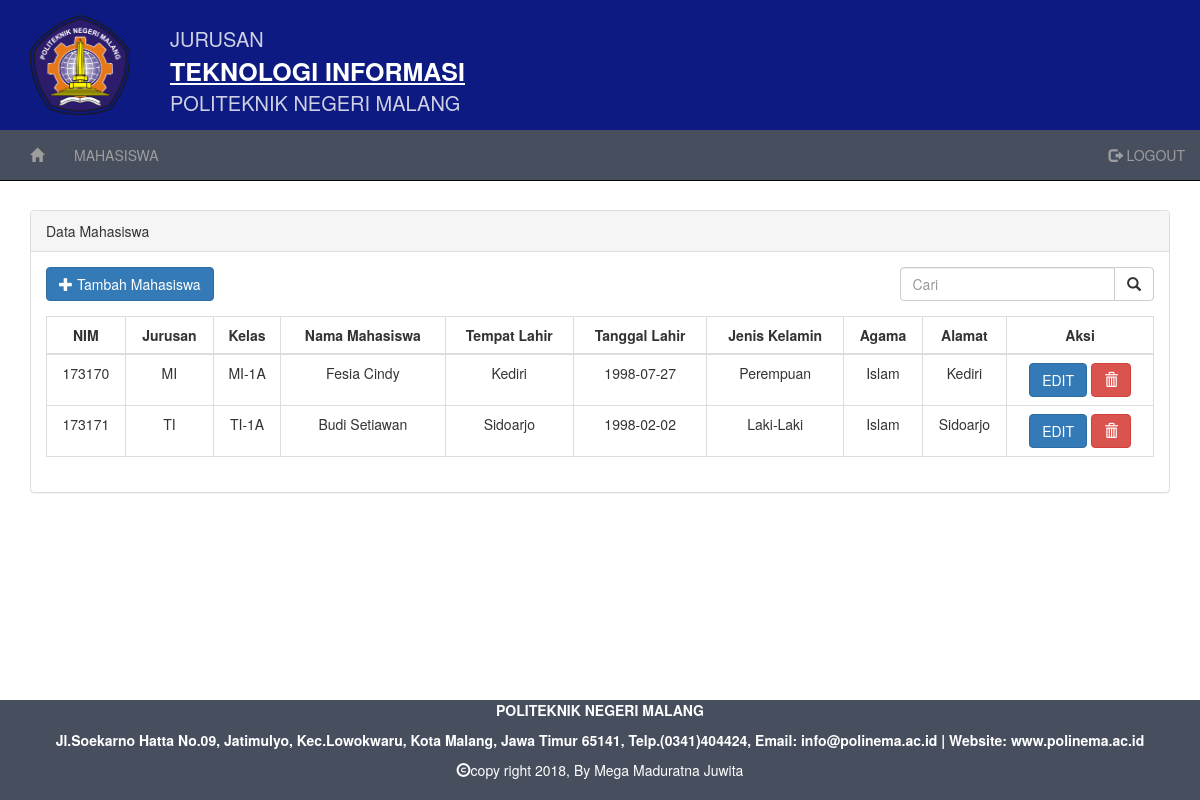
/admin/data_mahasiswa.php (signed in), run on the app's committed database.
### tables this page shows
CREATE TABLE IF NOT EXISTS `datamahasiswa` (
  `NIM` int(200) NOT NULL,
  `KODE_KELAS` int(11) NOT NULL,
  `KODE_JURUSAN` int(11) DEFAULT NULL,
  `NAMA_MAHASISWA` varchar(50) DEFAULT NULL,
  `TEMPAT_LAHIR` varchar(30) DEFAULT NULL,
  `TGL_LAHIR` date DEFAULT NULL,
  `JK_MAHASISWA` varchar(10) DEFAULT NULL,
  `AGAMA_MAHASISWA` varchar(20) DEFAULT NULL,
  `ALAMAT_MAHASISWA` varchar(200) DEFAULT NULL
);

CREATE TABLE IF NOT EXISTS `jurusan` (
  `KODE_JURUSAN` int(11) NOT NULL,
  `NAMA_JURUSAN` varchar(20) DEFAULT NULL
);

CREATE TABLE IF NOT EXISTS `kelas` (
  `KODE_KELAS` int(11) NOT NULL,
  `NAMA_KELAS` varchar(50) NOT NULL
);

### admin/data_mahasiswa.php (the view, shortened to what this page needs)
<!DOCTYPE HTML>
<html>
<head>
  <link rel="stylesheet" type="text/css" href="Bootstrap-3.3.6/css/bootstrap.css">
	<link rel="stylesheet" type="text/css" href="Bootstrap-3.3.6/css/bootstrap.min.css">
</head>
<body>
<nav class="navbar navbar-inverse navbar-fixed-top">
  <div class="bg" style="height: 130px;background: #0d1a81;">
    <img src="../foto/bg.png" width="100px" height="100px" style="margin-top: 15px;margin-left: 30px;" align="left">
    <div style="font-size: 20px;margin-left: 170px;color: rgba(255,255,255,0.8); padding-top: 25px;">
      JURUSAN <br>
      <b style="font-size: 25px;color: white;"><u>TEKNOLOGI INFORMASI</u></b> <br>
      POLITEKNIK NEGERI MALANG
    </div>
  </div>
  <div class="container-fluid">
    <div class="collapse navbar-collapse" id="myNavbar">
      <ul class="nav navbar-nav">
        <li ><a href="home.php"><span class="glyphicon glyphicon-home"></span></a></li>
        <li><a href="data_mahasiswa.php">MAHASISWA</a></li>
      </ul>
      <ul class="nav navbar-nav navbar-right">
        <li><a href="../logout.php"><span class="glyphicon glyphicon-log-out"></span> LOGOUT</a></li>
      </ul>
    </div>
  </div>
</nav>
<br>
<br>
<br>
<br>
<br>
<br>
<br>
<br>
<br>
<br>
<p align="center">
<div class="container">
    <div class="row">
      <div class="col-md-12">
        <div class="panel panel-default">
          <div class="panel-heading">
            Data Mahasiswa
          </div>
          <div class="panel-body">
            <div class="row">
              <div class="col-md-9 col-xs-6">
                <a href="input_mahasiswa.php" class="btn btn-primary"><span class="glyphicon glyphicon-plus"></span> Tambah Mahasiswa</a>
              </div>
              <div class="col-md-3 col-xs-6">
               <form action="data_mahasiswa.php" method="POST">
                  <div class="form-group">
                    <div class="input-group">
                      <input type="text" name="carimahasiswa" class="form-control" placeholder="Cari" autofocus autocomplete="off" required>
                      <div class="input-group-btn">
                        <button type="submit" name="carimahasiswa1" class="btn btn-default">
                          <span class="glyphicon glyphicon-search"></span>
                        </button>
                      </div>
                    </div>
                  </div>
                </form>
              </div>
            </div>
            <div class="table-responsive">
              <table class="table table-bordered table-hover">
                <thead>
                  <tr align="center" style="font-weight:bold">
                    <td>NIM</td>
                    <td>Jurusan</td>
                    <td>Kelas</td>
                    <td>Nama Mahasiswa</td>
                    <td>Tempat Lahir</td>
                    <td>Tanggal Lahir</td>
                    <td>Jenis Kelamin</td>
                    <td>Agama</td>
                    <td>Alamat</td>
                    <td>Aksi</td>
                  </tr>
                </thead>
                <?php
                 if (isset($_POST['carimahasiswa1'])) {
                  if ($_POST['carimahasiswa']!="") {
                    $query = mysql_query("select * from  datamahasiswa where NAMA_MAHASISWA like '%$_POST[carimahasiswa]%'");
                  }
                }else{
                $query = mysql_query("select * from datamahasiswa");
              }
                while ($data = mysql_fetch_array($query)){
                ?>
                <tr align="center">
                  <td><?php echo $data['NIM']; ?></td>
                  <?php
                  $query1 = mysql_query("select * from jurusan where KODE_JURUSAN='$data[KODE_JURUSAN]'");
                  $data1 = mysql_fetch_array($query1);
                  ?>
                  <td><?php echo $data1['NAMA_JURUSAN']; ?></td>
                   <?php
                  $query2 = mysql_query("select * from kelas where KODE_KELAS='$data[KODE_KELAS]'");
                  $data2 = mysql_fetch_array($query2);
                  ?>
                  <td><?php echo $data2['NAMA_KELAS']; ?></td>
                  <td><?php echo $data['NAMA_MAHASISWA']; ?></td>
                  <td><?php echo $data['TEMPAT_LAHIR']; ?></td>
                  <td><?php echo $data['TGL_LAHIR']; ?></td>
                  <td><?php echo $data['JK_MAHASISWA']; ?></td>
                  <td><?php echo $data['AGAMA_MAHASISWA']; ?></td>
                  <td><?php echo $data['ALAMAT_MAHASISWA']; ?></td>
                  <td>
                    <a href="edit_mahasiswa.php?id=<?php echo $data['NIM'];?>" class="btn btn-primary">EDIT</a>
                    <a href="hapus_mahasiswa.php?id=<?php echo $data['NIM'];?>"class="btn btn-danger"><span class="glyphicon glyphicon-trash">
                    </span></a>
                  </td>
                </tr>
                <?php
                }
                ?>
              </table>
            </div>
          </div>
        </div>
      </div>
    </div>
  </div>
<br>
<br>
<br>
<br>
<br>
<br>
<br>
<br>
<br>
<br>
       <div class="container-fluid bg-2 text-center" style="padding:0px 0px 10px 0px;bottom:0;position:fixed;width:100%;">
        <div >
         <b>
         <p align="center">POLITEKNIK NEGERI MALANG</p>
        <p align="center"> Jl.Soekarno Hatta No.09, Jatimulyo, Kec.Lowokwaru, Kota Malang, Jawa Timur 65141, Telp.(0341)404424,
         Email: info@polinema.ac.id | Website: www.polinema.ac.id
         </p> </b>
         <p align="center" ><span class="glyphicon glyphicon-copyright-mark"></span>copy right 2018, By Mega Maduratna Juwita </p>
        </div>
        </div>
</body>
</html>

### admin/data_mahasiswa.php (style rules this page uses)
.bg-2 { background-color: #474e5d; color: #ffffff; }
.navbar-inverse { background-color: #474e5d; }

### data on the page
datamahasiswa: NIM "173170", KODE_JURUSAN.NAMA_JURUSAN "MI", KODE_KELAS.NAMA_KELAS "MI-1A", NAMA_MAHASISWA "Fesia Cindy", TEMPAT_LAHIR "Kediri", TGL_LAHIR "1998-07-27", JK_MAHASISWA "Perempuan", AGAMA_MAHASISWA "Islam", ALAMAT_MAHASISWA "Kediri"
datamahasiswa: NIM "173171", KODE_JURUSAN.NAMA_JURUSAN "TI", KODE_KELAS.NAMA_KELAS "TI-1A", NAMA_MAHASISWA "Budi Setiawan", TEMPAT_LAHIR "Sidoarjo", TGL_LAHIR "1998-02-02", JK_MAHASISWA "Laki-Laki", AGAMA_MAHASISWA "Islam", ALAMAT_MAHASISWA "Sidoarjo"
